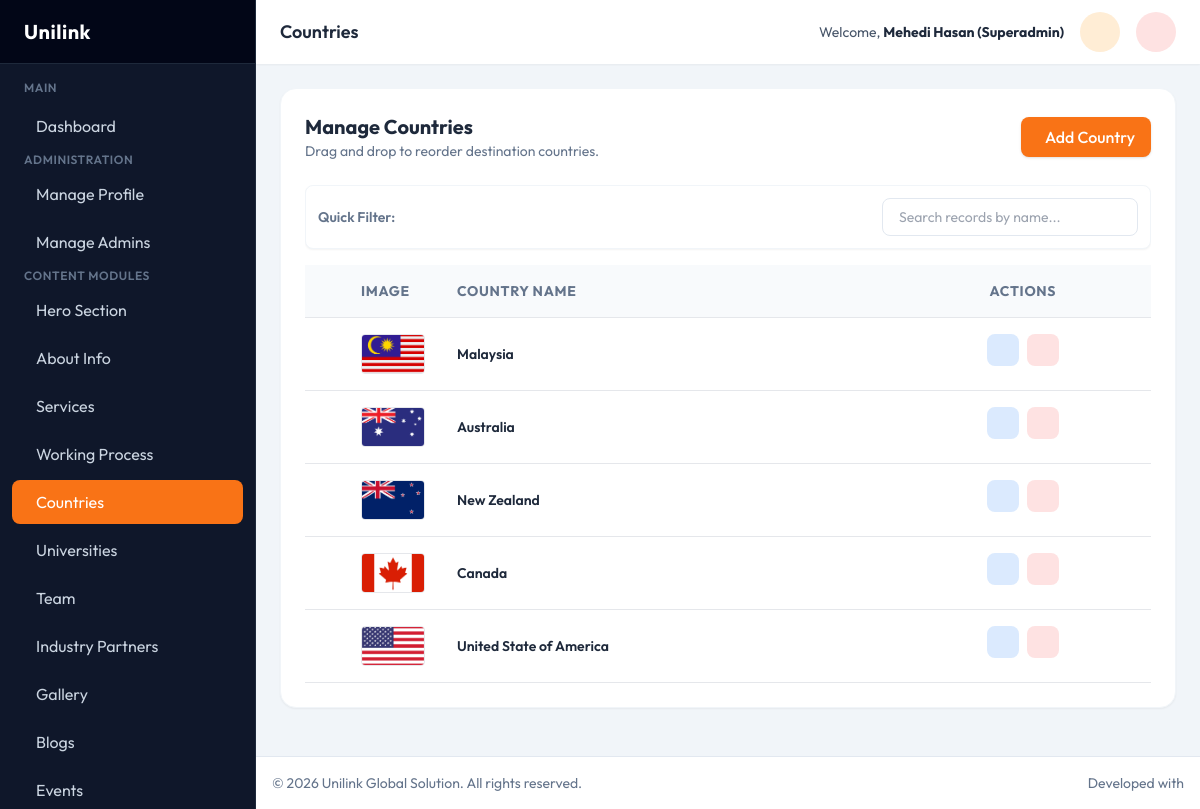
The page /admin/countries.php (signed in) on the database its author committed.
### tables this page shows
CREATE TABLE `country` (
  `id` int(11) NOT NULL,
  `country_image` varchar(255) DEFAULT NULL,
  `banner_image` varchar(255) DEFAULT NULL,
  `country_name` varchar(255) DEFAULT NULL,
  `about_country` text DEFAULT NULL,
  `study_opportunity` text DEFAULT NULL,
  `admission_requirements` text DEFAULT NULL,
  `lifestyle_culture` text DEFAULT NULL,
  `position` int(11) NOT NULL DEFAULT 0
);

### admin/countries.php (the view, shortened to what this page needs)
<?php
require_once __DIR__ . '/components/header.php';
$countries = $pdo->query("SELECT * FROM country ORDER BY position ASC")->fetchAll();
?>
<div class="bg-white rounded-2xl shadow-sm border border-slate-100 p-6 mb-6">
    <div class="flex flex-col sm:flex-row justify-between items-start sm:items-center gap-4 mb-6">
        <div>
            <h3 class="text-xl font-bold text-slate-800">Manage Countries</h3>
            <p class="text-slate-500 text-sm">Drag and drop to reorder destination countries.</p>
        </div>
        <button onclick="openModal()" class="px-4 py-2 bg-secondary hover:bg-accent text-white font-medium rounded-lg shadow transform transition flex items-center gap-2">
            <i class="ph ph-plus-circle text-xl"></i> Add Country
        </button>
    </div>
    <div class="overflow-x-auto">
        <table class="w-full text-left border-collapse">
            <thead>
                <tr class="bg-slate-50 text-slate-500 text-sm uppercase tracking-wider">
                    <th class="p-4 border-b w-10"></th>
                    <th class="p-4 border-b w-24">Image</th>
                    <th class="p-4 border-b">Country Name</th>
                    <th class="p-4 border-b text-center">Actions</th>
                </tr>
            </thead>
            <tbody id="sortableBody" class="text-slate-700 text-sm">
                <?php foreach($countries as $item): ?>
                <tr class="hover:bg-slate-50 border-b cursor-move" data-id="<?php echo $item['id']; ?>">
                    <td class="p-4 text-slate-400"><i class="ph ph-dots-six-vertical text-xl"></i></td>
                    <td class="p-4">
                        <?php if($item['country_image']): ?>
                        <div class="w-16 h-10 object-cover overflow-hidden rounded border">
                            <img src="../uploads/countries/<?php echo $item['country_image']; ?>" class="w-full h-full object-cover">
                        </div>
                        <?php endif; ?>
                    </td>
                    <td class="p-4 font-semibold text-slate-800"><?php echo htmlspecialchars($item['country_name']); ?></td>
                    <td class="p-4 flex gap-2 justify-center">
                        <button type="button" onclick='editItem(<?php echo json_encode($item); ?>)' class="w-8 h-8 rounded-lg bg-blue-100 text-blue-600 flex items-center justify-center hover:bg-blue-200 transition">
                        </button>
                        <form action="countries.php" method="POST" onsubmit="return confirm('Delete this country?');" class="inline">
                            <button type="submit" class="w-8 h-8 rounded-lg bg-red-100 text-red-600 flex items-center justify-center hover:bg-red-200 transition">
                            </button>
                        </form>
                    </td>
                </tr>
                <?php endforeach; ?>
            </tbody>
        </table>
    </div>
</div>
<?php require_once __DIR__ . '/components/footer.php'; ?>

### admin/components/header.php (style rules this page uses)
body { font-family: 'Outfit', sans-serif; background-color: #f1f5f9; color: #334155; }

### rows shown on the page
country: country_image (picture), country_name "Malaysia"
country: country_image (picture), country_name "Australia"
country: country_image (picture), country_name "New Zealand"
country: country_image (picture), country_name "Canada"
country: country_image (picture), country_name "United State of America"

### other values the page prints
str_replace(['_', '.php'], [' ', ''], $current_page) "Countries"
$_SESSION['admin_name'] "Mehedi Hasan (Superadmin)"
